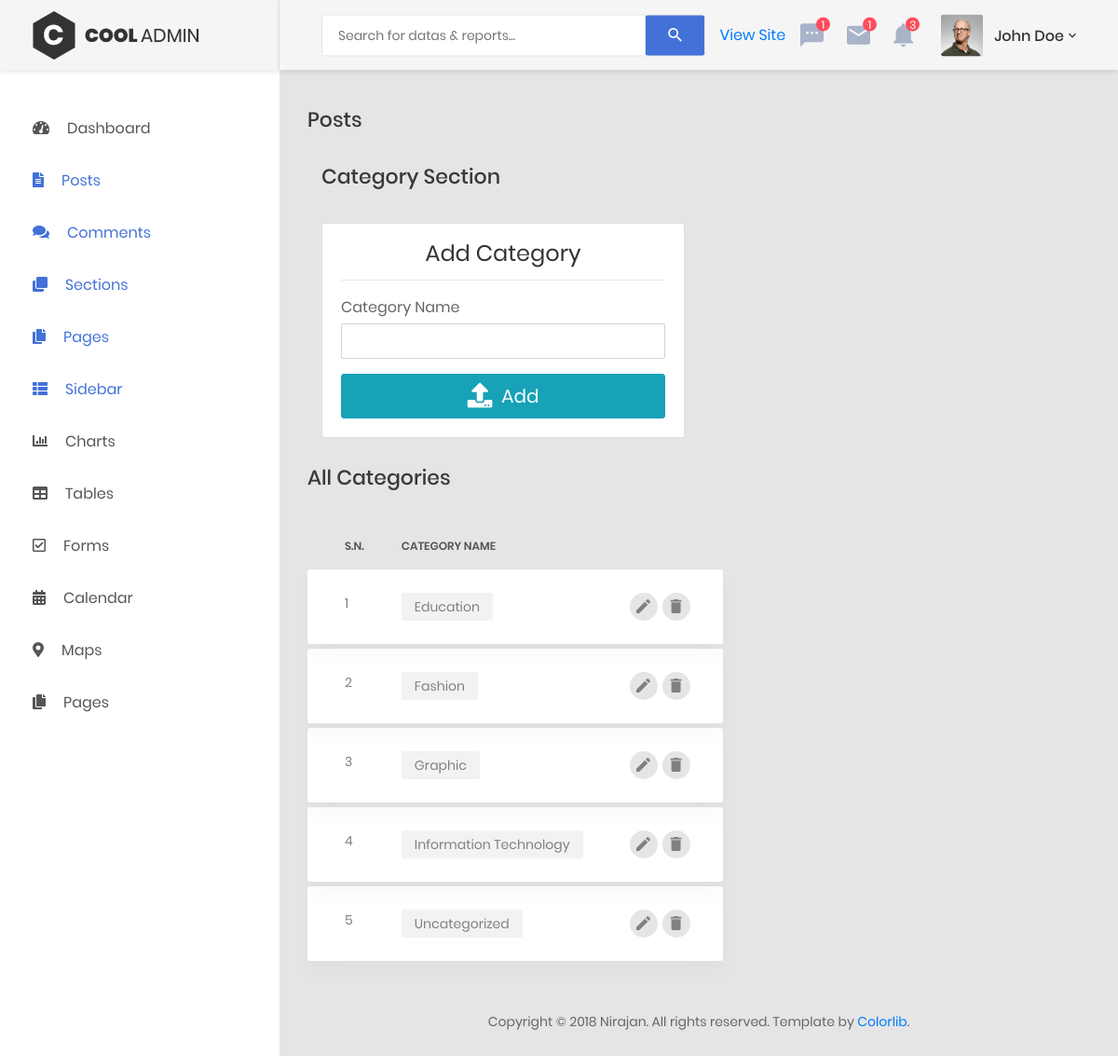
The page /admin/posts.php?source=categories on the database its author committed.
### tables this page shows
CREATE TABLE `categories` (
  `cat_id` int(3) NOT NULL,
  `cat_title` varchar(255) NOT NULL
);

### admin/functions.php (the view, shortened to what this page needs)
<?php
function showAll_cat(){
    global $connection;
    $query = "SELECT * FROM categories ORDER BY cat_title";
                                $select_categories = mysqli_query($connection , $query);
                                $count = 1;
                                while($cat_rows = mysqli_fetch_assoc($select_categories)){
                                $cat_id = $cat_rows['cat_id'];
                                $cat_title = $cat_rows['cat_title'];
                                ?>
                                            <tr class="tr-shadow">
                                                <td><?php echo $count; ?></td>
                                                <td>
                                                    <span class="block-email"><?php echo $cat_title; ?></span>
                                                </td>
                                                <td>
                                                   <div class="table-data-feature">
                                                        <a style="margin-right:5px" href="posts.php?source=categories&update=<?php echo $cat_id; ?>">
                                                           <button class="item" data-toggle="tooltip" data-placement="top" title="Edit">
                                                            <i class="zmdi zmdi-edit"></i>
                                                            </button>
                                                        </a>
                                                        <a href="posts.php?source=categories&delete=<?php echo $cat_id; ?>">
                                                           <button class="item" data-toggle="tooltip" data-placement="top" title="Delete">
                                                            <i class="zmdi zmdi-delete"></i>
                                                            </button>
                                                        </a>
                                                    </div>
                                                </td>
                                            </tr>
                                            <tr class="spacer"></tr>
                                            <?php
                                            $count++;    }
}
?>

### rows shown on the page
categories: cat_title "Education"
categories: cat_title "Fashion"
categories: cat_title "Graphic"
categories: cat_title "Information Technology"
categories: cat_title "Uncategorized"
